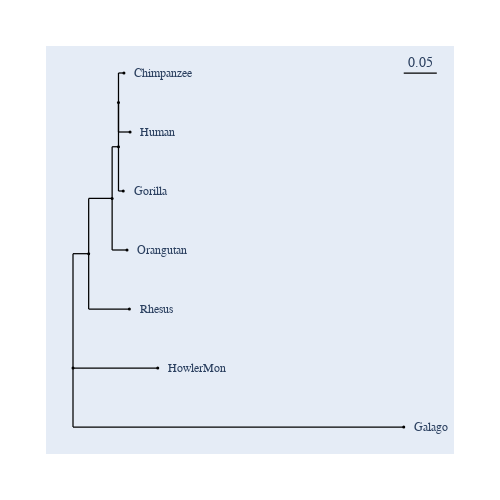

This figure's notebook cell:
### Markdown cell above
## We can obtain the tree with branch lengths as ENS

If this tree is written to newick (using the `write()` method), the lengths will now be ENS.

### Code cell
tree = result.tree
fig = tree.get_figure()
fig.scale_bar = "top right"
fig.show(width=500, height=500)

### Figure 1 — Plotly figure (JSON) as saved in the notebook; plotly's stock layout.template omitted (floating-point values rounded to 4 significant figures)
{"data": [{"line": {"color": "black", "shape": "spline", "smoothing": 1.3, "width": 1.25}, "mode": "lines", "showlegend": false, "type": "scatter", "x": [null, null, 0, 0, null, 0, 0.02455, null, 0.02455, 0.02455, null, 0.02455, 0.06129, null, 0.06129, 0.06129, null, 0.06129, 0.07125, null, 0.07125, 0.07125, null, 0.07125, 0.07125, null, 0.07125, 0.07125, null, 0.07125, 0.07977, null, 0.07125, 0.07125, null, 0.07125, 0.08941, null, 0.07125, 0.07125, null, 0.07125, 0.0787, null, 0.06129, 0.06129, null, 0.06129, 0.08462, null, 0.02455, 0.02455, null, 0.02455, 0.08832, null, 0, 0, null, 0, 0.1327, null, 0, 0, null, 0, 0.518, null], "y": [null, null, -2.6, -0.08125, null, -0.08125, -0.08125, null, -0.08125, 1.137, null, 1.137, 1.137, null, 1.137, 2.275, null, 2.275, 2.275, null, 2.275, 3.25, null, 3.25, 3.25, null, 3.25, 3.9, null, 3.9, 3.9, null, 3.25, 2.6, null, 2.6, 2.6, null, 2.275, 1.3, null, 1.3, 1.3, null, 1.137, 0.0, null, 0.0, 0.0, null, -0.08125, -1.3, null, -1.3, -1.3, null, -2.6, -2.6, null, -2.6, -2.6, null, -2.6, -3.9, null, -3.9, -3.9, null]}, {"hoverinfo": "text", "marker": {"color": "black", "size": 3, "symbol": "circle"}, "mode": "markers", "showlegend": false, "text": ["root", "edge.3", "edge.2", "edge.1", "edge.0", "Chimpanzee", "Human", "Gorilla", "Orangutan", "Rhesus", "HowlerMon", "Galago"], "type": "scatter", "x": [0, 0.02455, 0.06129, 0.07125, 0.07125, 0.07977, 0.08941, 0.0787, 0.08462, 0.08832, 0.1327, 0.518], "y": [-2.6, -0.08125, 1.137, 2.275, 3.25, 3.9, 2.6, 1.3, 0.0, -1.3, -2.6, -3.9]}], "layout": {"annotations": [{"font": {"family": "Inconsolata, monospace", "size": 12}, "showarrow": false, "text": "Chimpanzee", "textangle": 0, "x": 0.09272, "xanchor": "left", "xref": "x", "y": 3.9, "yref": "y"}, {"font": {"family": "Inconsolata, monospace", "size": 12}, "showarrow": false, "text": "Human", "textangle": 0, "x": 0.1024, "xanchor": "left", "xref": "x", "y": 2.6, "yref": "y"}, {"font": {"family": "Inconsolata, monospace", "size": 12}, "showarrow": false, "text": "Gorilla", "textangle": 0, "x": 0.09165, "xanchor": "left", "xref": "x", "y": 1.3, "yref": "y"}, {"font": {"family": "Inconsolata, monospace", "size": 12}, "showarrow": false, "text": "Orangutan", "textangle": 0, "x": 0.09757, "xanchor": "left", "xref": "x", "y": 0.0, "yref": "y"}, {"font": {"family": "Inconsolata, monospace", "size": 12}, "showarrow": false, "text": "Rhesus", "textangle": 0, "x": 0.1013, "xanchor": "left", "xref": "x", "y": -1.3, "yref": "y"}, {"font": {"family": "Inconsolata, monospace", "size": 12}, "showarrow": false, "text": "HowlerMon", "textangle": 0, "x": 0.1457, "xanchor": "left", "xref": "x", "y": -2.6, "yref": "y"}, {"font": {"family": "Inconsolata, monospace", "size": 12}, "showarrow": false, "text": "Galago", "textangle": 0, "x": 0.5309, "xanchor": "left", "xref": "x", "y": -3.9, "yref": "y"}, {"ax": 0, "ay": 0, "showarrow": false, "text": "0.05", "x": 0.5439, "xref": "x", "y": 3.9, "yref": "y", "yshift": 10}], "autosize": true, "font": {"family": "Balto", "size": 14}, "height": 500, "hovermode": "closest", "margin": {"b": 50, "l": 50, "pad": 4, "r": 50, "t": 50}, "shapes": [{"line": {"color": "black", "width": 1.25}, "type": "line", "x0": 0.518, "x1": 0.5698, "y0": 3.9, "y1": 3.9}], "showlegend": false, "width": 500, "xaxis": {"visible": false}, "yaxis": {"visible": false}}}
